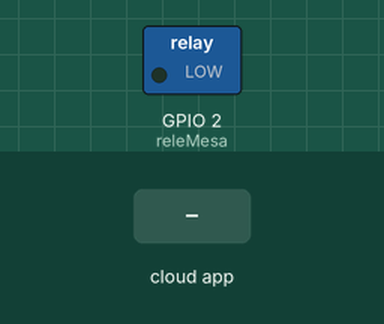
The sketch below on a simulated ESP8266 (NodeMCU). Shown: switched loads named in the sketch (green lamp = pin HIGH). The inputs (shaded band) are chosen by the test bench.

Above: at 1.2 s.
1.3 s: the phone or cloud app sets Mesa to 1
At 2.1 s:
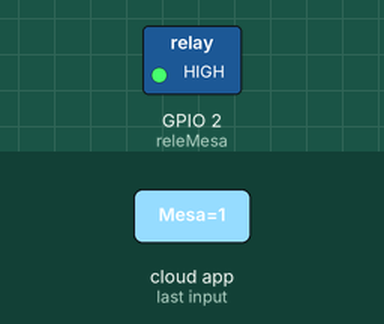
2.8 s: the phone or cloud app sets Mesa to 0
At 3.2 s:
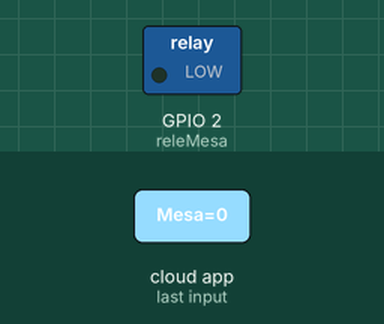
Timing chart, 0 to 5.8 s (numbered marks = the images above; inputs shaded):
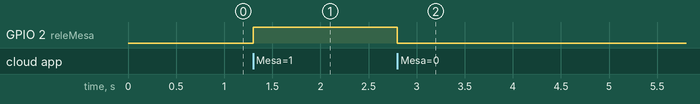

The sketch:

Thinger.io-ESP01.ino
```cpp
#include <ESP8266WiFi.h>//Biblioteca de conexión WiFi del módulo ESP8266
#include <ThingerESP8266.h>//Biblioteca de la plataforma thinger.io
//#include <WiFiClient.h>//Para cuando hace de servidor

#define SSID1 "MiFibra-D250"//SSID Wifi
#define PASS1 "P54XgDEt"//Password Wifi
#define usuario "lupoxan"//Nombre de usuario de thinger
#define device_Id "esp8266"//Nombre del dispositivo al que nos conectaremos
#define device_credentials "kuDHNF#c9a1Z"//Credenciales generadas por Thinger

ThingerESP8266 thing(usuario, device_Id, device_credentials);//Variable para acceder a Thinger

const int releMesa = 2;

void setup() {
  Serial.begin(115200);//Iniciar comunicacion serial
  pinMode(releMesa,OUTPUT);
  thing.add_wifi(SSID1, PASS1);//Conectar a la red WiFi
  thing["Mesa"] << digitalPin(releMesa);
}

void loop() {
  thing.handle();

}
```

Measured:
- after the input at 1.3 s, GPIO 2 (releMesa): LOW → HIGH at once
- after the input at 2.8 s, GPIO 2 (releMesa): HIGH → LOW at once
